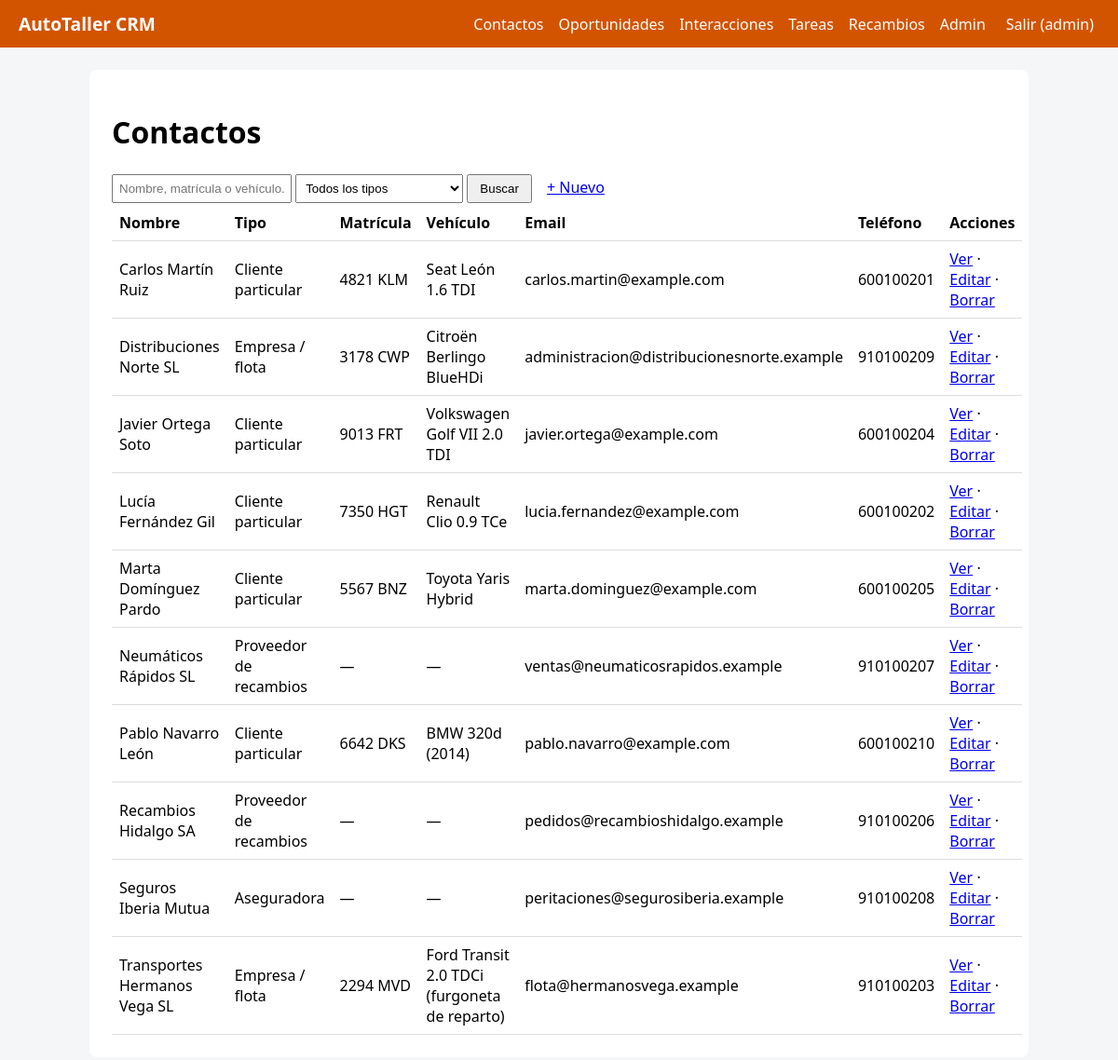
Screenshot of /contactos/ (signed in) with the database file from the repository.
### contactos/models.py (models this page shows, shortened)
class Contacto(models.Model):
    TIPOS = [
        ('particular', 'Cliente particular'),
        ('empresa', 'Empresa / flota'),
        ('proveedor', 'Proveedor de recambios'),   # OJO: el módulo recambios filtra por este valor
        ('aseguradora', 'Aseguradora'),
        ('otro', 'Otro'),
    ]
    nombre = models.CharField(max_length=120)                        # Texto corto. max_length es OBLIGATORIO
    tipo = models.CharField(max_length=20, choices=TIPOS, default='particular')  # choices -> desplegable en formularios
    email = models.EmailField(blank=True)                            # blank=True -> se puede dejar vacío
    telefono = models.CharField(max_length=30, blank=True)           # Teléfono como texto (admite +34, espacios)
    notas = models.TextField(blank=True)                             # Texto largo
    creado = models.DateTimeField(auto_now_add=True)                 # auto_now_add -> fecha de creación automática
    matricula = models.CharField(max_length=15, blank=True, help_text='Ej: 1234 BCD')
    vehiculo = models.CharField('vehículo', max_length=80, blank=True, help_text='Marca y modelo')
    class Meta:
        ordering = ['nombre']              # Orden por defecto. '-campo' = descendente

### contactos/views.py (the view)
# urls.py: path('', views.index, name='index'),                          # /contactos/
@login_required
def index(request):
    q = request.GET.get('q', '').strip()             # request.GET = parámetros de la URL (?q=...)
    objetos = Contacto.objects.all()                # .all() = todos. Otros: .filter() .exclude() .get() .order_by('-campo') .count()
    if q:
        objetos = objetos.filter(
            Q(nombre__icontains=q) | Q(matricula__icontains=q) | Q(vehiculo__icontains=q)
        )
    tipo = request.GET.get('tipo', '')
    if tipo:
        objetos = objetos.filter(tipo=tipo)          # WHERE tipo = 'empresa'
    return render(request, 'contactos/lista.html',
                  {'objetos': objetos, 'q': q, 'tipo': tipo, 'tipos': Contacto.TIPOS})  # tipos = opciones del desplegable

### core/context_processors.py (called while the page is built)
def crm(request):
    return {
        'NOMBRE_CRM': settings.NOMBRE_CRM,
        'COLOR': settings.COLOR_PRINCIPAL,
        'modulos': [{'nombre': m.capitalize(), 'url': f'{m}:index'} for m in settings.MODULOS_CRM],
    }

### contactos/templates/contactos/lista.html (shortened to what this page needs)
{% extends 'core/base.html' %}
{% block content %}
<h1>Contactos</h1>
<form method="get">
 <input name="q" value="{{ q }}" placeholder="Nombre, matrícula o vehículo...">
 <select name="tipo">
  <option value="">Todos los tipos</option>
 </select>
 <button>Buscar</button>
 <a class="btn" href="{% url 'contactos:crear' %}">+ Nuevo</a>
</form>
<table>
 <tr><th>Nombre</th><th>Tipo</th><th>Matrícula</th><th>Vehículo</th><th>Email</th><th>Teléfono</th><th>Acciones</th></tr>
 {% for o in objetos %}
 <tr><td>{{ o.nombre }}</td><td>{{ o.get_tipo_display }}</td><td>{{ o.matricula|default:"—" }}</td><td>{{ o.vehiculo|default:"—" }}</td><td>{{ o.email }}</td><td>{{ o.telefono }}</td>
  <td><a href="{% url 'contactos:detalle' o.pk %}">Ver</a> ·
      <a href="{% url 'contactos:editar' o.pk %}">Editar</a> ·
      <a href="{% url 'contactos:borrar' o.pk %}">Borrar</a></td></tr>
 {% empty %}<tr><td colspan="7">No hay datos todavía.</td></tr>
 {% endfor %}
</table>
{% endblock %}

### core/templates/core/base.html (shortened to what this page needs)
<!doctype html>
<html lang="es"><head><meta charset="utf-8">
</head>
<body>
<nav>
 <a class="marca" href="{% url 'inicio' %}">{{ NOMBRE_CRM }}</a>
 {% for m in modulos %}<a href="{% url m.url %}">{{ m.nombre }}</a>{% endfor %}
 {% if user.is_staff %}<a href="/admin/">Admin</a>{% endif %}
 {% if user.is_authenticated %}
  <form method="post" action="{% url 'logout' %}" style="margin:0">{% csrf_token %}<button>Salir ({{ user.username }})</button></form>
 {% endif %}
</nav>
<main>
 {% block content %}{% endblock %}
</main>
</body></html>

### rows the page displays
Contacto: nombre "Carlos Martín Ruiz", tipo "Cliente particular", matricula "4821 KLM", vehiculo "Seat León 1.6 TDI", email "carlos.martin@example.com", telefono "600100201"
Contacto: nombre "Distribuciones Norte SL", tipo "Empresa / flota", matricula "3178 CWP", vehiculo "Citroën Berlingo BlueHDi", email "administracion@distribucionesnorte.example", telefono "910100209"
Contacto: nombre "Javier Ortega Soto", tipo "Cliente particular", matricula "9013 FRT", vehiculo "Volkswagen Golf VII 2.0 TDI", email "javier.ortega@example.com", telefono "600100204"
Contacto: nombre "Lucía Fernández Gil", tipo "Cliente particular", matricula "7350 HGT", vehiculo "Renault Clio 0.9 TCe", email "lucia.fernandez@example.com", telefono "600100202"
Contacto: nombre "Marta Domínguez Pardo", tipo "Cliente particular", matricula "5567 BNZ", vehiculo "Toyota Yaris Hybrid", email "marta.dominguez@example.com", telefono "600100205"
Contacto: nombre "Neumáticos Rápidos SL", tipo "Proveedor de recambios", matricula "—", vehiculo "—", email "ventas@neumaticosrapidos.example", telefono "910100207"
Contacto: nombre "Pablo Navarro León", tipo "Cliente particular", matricula "6642 DKS", vehiculo "BMW 320d (2014)", email "pablo.navarro@example.com", telefono "600100210"
Contacto: nombre "Recambios Hidalgo SA", tipo "Proveedor de recambios", matricula "—", vehiculo "—", email "pedidos@recambioshidalgo.example", telefono "910100206"
Contacto: nombre "Seguros Iberia Mutua", tipo "Aseguradora", matricula "—", vehiculo "—", email "peritaciones@segurosiberia.example", telefono "910100208"
Contacto: nombre "Transportes Hermanos Vega SL", tipo "Empresa / flota", matricula "2294 MVD", vehiculo "Ford Transit 2.0 TDCi (furgoneta de reparto)", email "flota@hermanosvega.example", telefono "910100203"

### other values shown
{{ NOMBRE_CRM }} "AutoTaller CRM"
{{ m.nombre }} "Contactos" "Oportunidades" "Interacciones" "Tareas" "Recambios"
{{ user.username }} "admin"
